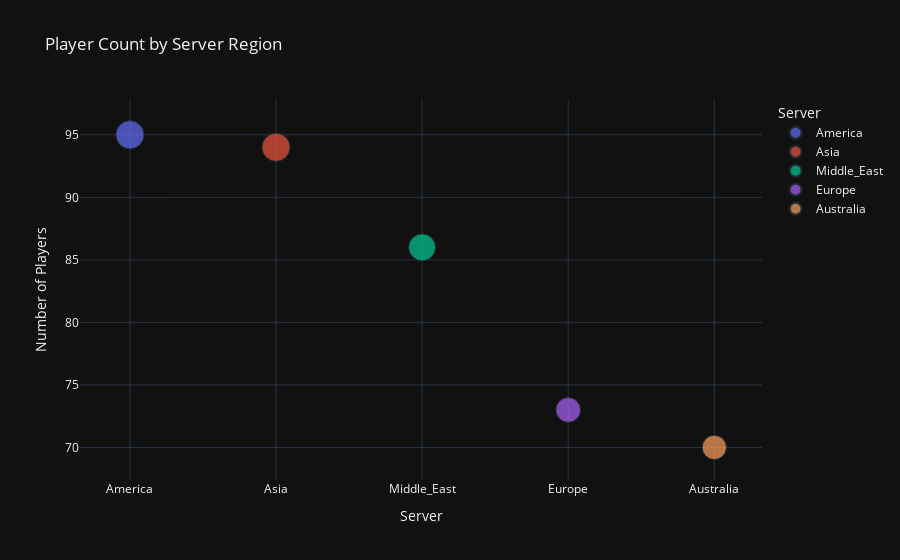

Notebook cell for this chart:
### Code cell
import plotly.express as px

player_counts = df['Server'].value_counts().reset_index()
player_counts.columns = ['Server', 'PlayerCount']

fig = px.scatter(player_counts, x='Server', y='PlayerCount', color='Server',
                 size='PlayerCount', title='Player Count by Server Region',
                 labels={'PlayerCount': 'Number of Players'},
                 hover_name='Server', template='plotly_dark')
fig.show()

### Figure 1 — Plotly figure (JSON) as saved in the notebook; plotly's stock layout.template omitted (floating-point values rounded to 4 significant figures)
{"data": [{"hovertemplate": "<b>%{hovertext}</b><br><br>Server=%{x}<br>Number of Players=%{marker.size}<extra></extra>", "hovertext": ["America"], "legendgroup": "America", "marker": {"color": "#636efa", "size": [95], "sizemode": "area", "sizeref": 0.2375, "symbol": "circle"}, "mode": "markers", "name": "America", "orientation": "v", "showlegend": true, "type": "scatter", "x": ["America"], "xaxis": "x", "y": [95], "yaxis": "y"}, {"hovertemplate": "<b>%{hovertext}</b><br><br>Server=%{x}<br>Number of Players=%{marker.size}<extra></extra>", "hovertext": ["Asia"], "legendgroup": "Asia", "marker": {"color": "#EF553B", "size": [94], "sizemode": "area", "sizeref": 0.2375, "symbol": "circle"}, "mode": "markers", "name": "Asia", "orientation": "v", "showlegend": true, "type": "scatter", "x": ["Asia"], "xaxis": "x", "y": [94], "yaxis": "y"}, {"hovertemplate": "<b>%{hovertext}</b><br><br>Server=%{x}<br>Number of Players=%{marker.size}<extra></extra>", "hovertext": ["Middle_East"], "legendgroup": "Middle_East", "marker": {"color": "#00cc96", "size": [86], "sizemode": "area", "sizeref": 0.2375, "symbol": "circle"}, "mode": "markers", "name": "Middle_East", "orientation": "v", "showlegend": true, "type": "scatter", "x": ["Middle_East"], "xaxis": "x", "y": [86], "yaxis": "y"}, {"hovertemplate": "<b>%{hovertext}</b><br><br>Server=%{x}<br>Number of Players=%{marker.size}<extra></extra>", "hovertext": ["Europe"], "legendgroup": "Europe", "marker": {"color": "#ab63fa", "size": [73], "sizemode": "area", "sizeref": 0.2375, "symbol": "circle"}, "mode": "markers", "name": "Europe", "orientation": "v", "showlegend": true, "type": "scatter", "x": ["Europe"], "xaxis": "x", "y": [73], "yaxis": "y"}, {"hovertemplate": "<b>%{hovertext}</b><br><br>Server=%{x}<br>Number of Players=%{marker.size}<extra></extra>", "hovertext": ["Australia"], "legendgroup": "Australia", "marker": {"color": "#FFA15A", "size": [70], "sizemode": "area", "sizeref": 0.2375, "symbol": "circle"}, "mode": "markers", "name": "Australia", "orientation": "v", "showlegend": true, "type": "scatter", "x": ["Australia"], "xaxis": "x", "y": [70], "yaxis": "y"}], "layout": {"autosize": true, "legend": {"itemsizing": "constant", "title": {"text": "Server"}, "tracegroupgap": 0}, "title": {"text": "Player Count by Server Region"}, "xaxis": {"anchor": "y", "autorange": true, "categoryarray": ["America", "Asia", "Middle_East", "Europe", "Australia"], "categoryorder": "array", "domain": [0, 1], "range": [-0.3143, 4.302], "title": {"text": "Server"}, "type": "category"}, "yaxis": {"anchor": "x", "autorange": true, "domain": [0, 1], "range": [65.74, 99.68], "title": {"text": "Number of Players"}, "type": "linear"}}}
